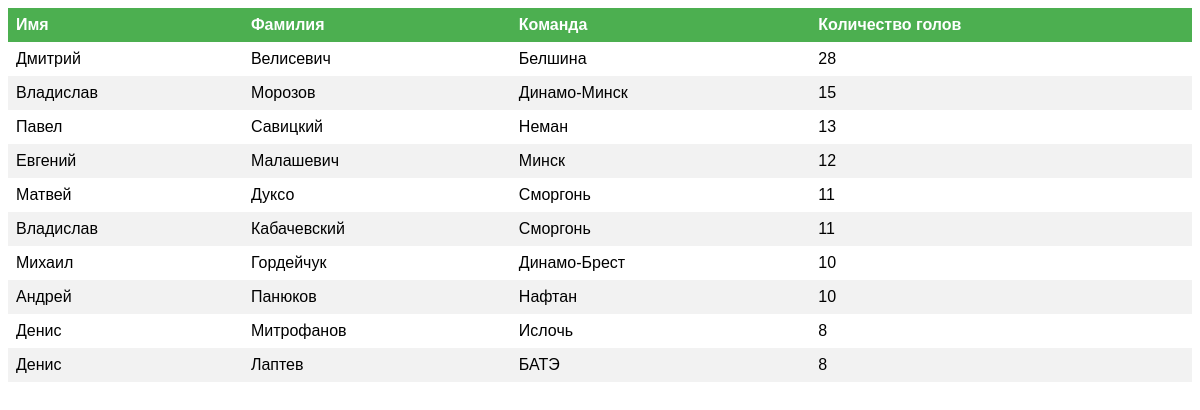
The app's page /my_app/main/tournament/statistics/2 with its own data.
### my_app/models.py (models this page shows, shortened)
class Player(models.Model):
    first_name = models.CharField('Имя', max_length=20)
    last_name = models.CharField("Фамилия", max_length=20)
    age = models.IntegerField("Возраст")
    nationality = models.CharField("Национальность", max_length=20, default='Беларусь')
    team = models.ForeignKey(Team, on_delete=models.CASCADE, related_name='players')
    goals = models.IntegerField("Кол-во голов", default=0)

class Team(models.Model):
    name = models.CharField('Название клуба', max_length=40)
    points = models.IntegerField('Очки')
    tournament = models.ForeignKey(Tournament, on_delete=models.CASCADE, related_name='teams')
    goals = models.IntegerField("Забито")
    conceded = models.IntegerField("Пропущено")
    info = models.TextField('Информация о команде')
    team_logo = models.ImageField("Логотип команды", upload_to='images/')
    win = models.IntegerField("Кол-во побед")
    loss = models.IntegerField("Кол-во ничьих", default=0)
    draw = models.IntegerField("Кол-во поражений", default=0)
    def __str__(self):
        return self.name

### my_app/views.py (the view)
# urls.py: path('main/tournament/statistics/<int:tournament_id>', views.statistics),
def statistics(request: HttpRequest, tournament_id: int) -> HttpResponse:
    players = Player.objects.filter(team__tournament_id=tournament_id).order_by('-goals')[:10]
    data = {"players": players}
    return render(request, "statistics.html", context=data)

### my_app/templates/statistics.html (shortened to what this page needs)
<!DOCTYPE html>
<html lang="en">
<head>
</head>
    <table>
      <thead>
        <tr>
          <th>Имя</th>
          <th>Фамилия</th>
          <th>Команда</th>
          <th>Количество голов</th>
        </tr>
      </thead>
      <tbody>
        {% for player in players %}
        <tr>
          <td>{{ player.first_name }}</td>
          <td>{{ player.last_name }}</td>
          <td>{{ player.team }}</td>
          <td>{{ player.goals }}</td>
        </tr>
        {% endfor %}
      </tbody>
    </table>

### my_app/templates/statistics.html (style rules this page uses)
table { border-collapse: collapse; width: 100% }
th, td { text-align: left; padding: 8px; }
tr:nth-child(even) { background-color: #f2f2f2; }
th { background-color: #4CAF50; color: white; }

### records on screen
Player: first_name "Дмитрий", last_name "Велисевич", team "Белшина", goals "28"
Player: first_name "Владислав", last_name "Морозов", team "Динамо-Минск", goals "15"
Player: first_name "Павел", last_name "Савицкий", team "Неман", goals "13"
Player: first_name "Евгений", last_name "Малашевич", team "Минск", goals "12"
Player: first_name "Матвей", last_name "Дуксо", team "Сморгонь", goals "11"
Player: first_name "Владислав", last_name "Кабачевский", team "Сморгонь", goals "11"
Player: first_name "Михаил", last_name "Гордейчук", team "Динамо-Брест", goals "10"
Player: first_name "Андрей", last_name "Панюков", team "Нафтан", goals "10"
Player: first_name "Денис", last_name "Митрофанов", team "Ислочь", goals "8"
Player: first_name "Денис", last_name "Лаптев", team "БАТЭ", goals "8"
